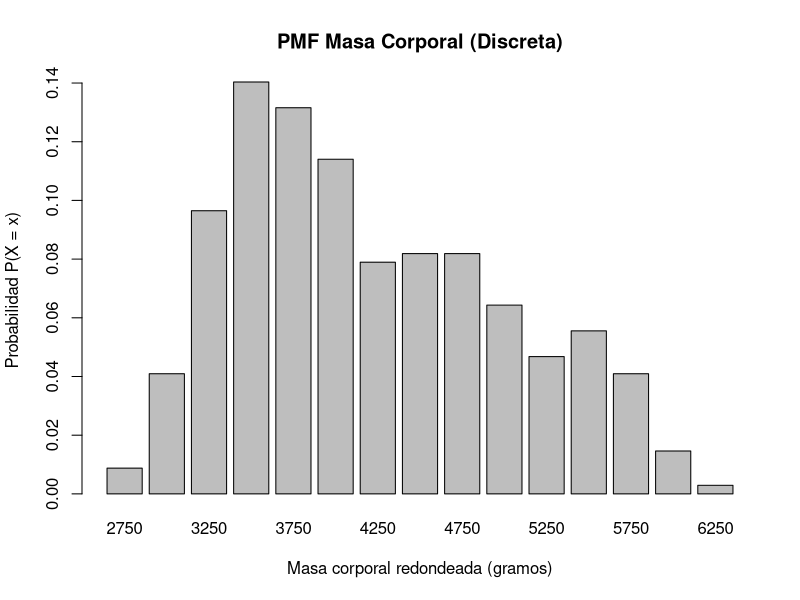
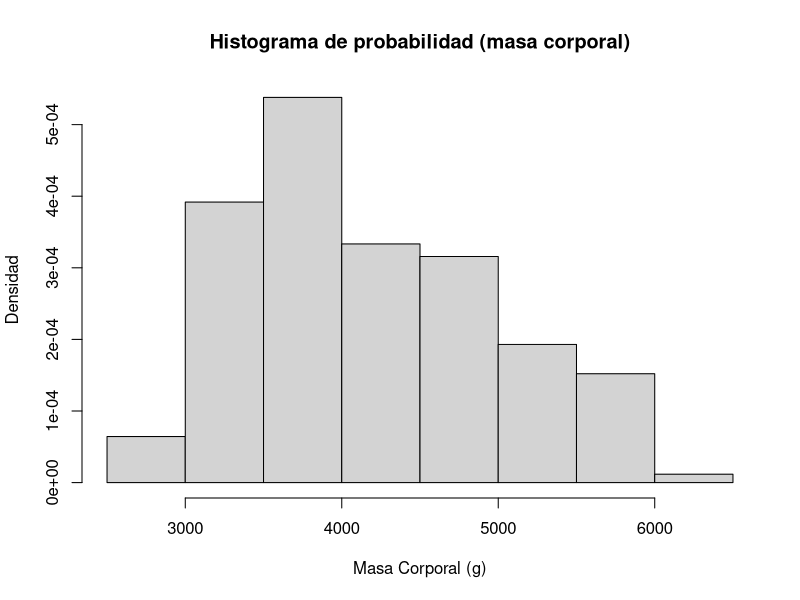
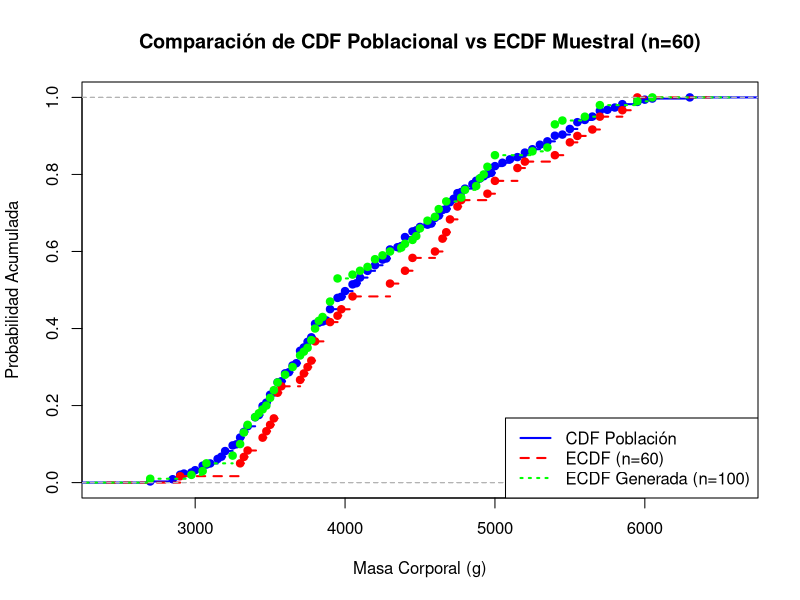

R code for these plots, in order:
# Diego Moisés Rojas Mata

library(tidyverse)

penguins <- read.csv("penguins.csv") 

datos <- penguins %>%
  drop_na(body_mass_g)

# Parte 1: Distribución de una variable discreta
datos <- datos %>%
  mutate(
    mass_250 = 250*round(body_mass_g / 250)
  )

# 1. Construir la tabla con el soporte, PMF y CDF
tabla_dist <- datos %>%
  # "soporte" (valores únicos de mass_250)
  count(mass_250) %>% 
  mutate(
    PMF = n / sum(n),
    CDF = cumsum(PMF) 
  ) %>%
  select(-n)

print(tabla_dist)

# 2. Comprobar que la PMF sume 1 y la CDF termine en 1
suma_pmf <- sum(tabla_dist$PMF)
ultimo_cdf <- tail(tabla_dist$CDF, n = 1)

print(paste("Suma de la PMF:", suma_pmf))
print(paste("Último valor de la CDF:", ultimo_cdf))

# 3. Calcule P(3500 <= X <= 4500)
prob_3 <- sum(datos$mass_250 >= 3500 & datos$mass_250 <= 4500) / nrow(datos)
print(paste("Probabilidad de masa entre 3500 y 4500: ", prob_3))

# 4. Obtenga el valor esperado y la varianza a partir de la PMF
valor_esp <- sum(tabla_dist$mass_250 * tabla_dist$PMF)
varianza <- sum(tabla_dist$mass_250^2 * tabla_dist$PMF) - valor_esp^2

print(paste("Valor esperado:", valor_esp))
print(paste("Varianza:", varianza))

# 5. Represente gráficamente la PMF
barplot(height = tabla_dist$PMF,
        names.arg = tabla_dist$mass_250,
        main = "PMF Masa Corporal (Discreta)",
        xlab = "Masa corporal redondeada (gramos)",
        ylab = "Probabilidad P(X = x)")


# Parte 2: Representación de una variable continua
masa <- datos$body_mass_g

# 1. Calcule P(3800 <= X <= 4200)
prob_1 <- mean(masa >= 3800 & masa <= 4200)
print(paste("Probabilidad original:", prob_1))

# 2. Media y varianza poblacionales
media_pob <- mean(masa)

n_pob <- length(masa)
var_pob <- var(masa) * (n_pob - 1) / n_pob

print(paste("Media poblacional:", media_pob))
print(paste("Varianza poblacional:", var_pob))

# 3. Normalizar evento y verificar que la prob sea la misma
masa_01 <- (masa - min(masa)) / (max(masa) - min(masa))
lim_inf_01 <- (3800 - min(masa)) / (max(masa) - min(masa))
lim_sup_01 <- (4200 - min(masa)) / (max(masa) - min(masa))

prob_01 <- mean(masa_01 >= lim_inf_01 & masa_01 <= lim_sup_01)
print(paste("Probabilidad normalizada:", prob_01))

# 4. Histograma normalizado con 12 intérvalos
hist(masa,
     breaks = 12,
     probability = TRUE,
     main = "Histograma de probabilidad (masa corporal)",
     xlab = "Masa Corporal (g)",
     ylab = "Densidad")


# Parte 3: CDF de la poblacióon y ECDF de una muestra
F_pob <- ecdf(masa)

set.seed(123)

muestra_60 <- sample(masa, size = 60, replace = FALSE)

Fn <- ecdf(muestra_60)

# 1. Grafique F_pob y Fn en los mismos ejes
plot(F_pob, 
     main = "Comparación de CDF Poblacional vs ECDF Muestral (n=60)", 
     xlab = "Masa Corporal (g)", 
     ylab = "Probabilidad Acumulada",
     col = "blue",
     lwd = 2)     

plot(Fn, 
     add = TRUE, 
     col = "red",  
     lwd = 2, 
     lty = 2) 

legend("bottomright", 
       legend = c("CDF Población", "ECDF Muestral (n=60)"), 
       col = c("blue", "red"), 
       lty = c(1, 2), 
       lwd = 2)

# 2. Calcule F_poblacion(4000) y Fn(4000).
F_pob_4000 <- F_pob(4000)
Fn_4000 <- Fn(4000)

print(paste("Probabilidad Poblacional F(4000):", F_pob_4000))
print(paste("Probabilidad Muestral Fn(4000):", Fn_4000))


# Parte 4: Generación mediante la función cuantil empírica
set.seed(123) 

u <- runif(n = 100, min = 0, max = 1)

# type = 1 fuerza a R a usar la inversa exacta (función escalonada) de la ECDF
muestra_generada <- quantile(
  masa, 
  probs = u, 
  type = 1, 
  names = FALSE
)

# 1. Comprobar que los valores generados pertenecen al conjunto original
comprobacion <- all(muestra_generada %in% masa)
print(paste("¿Todos los valores generados pertenecen a la población original?:", comprobacion))

# 2. Compare la media poblacional con la media de la muestra generada
media_pob <- mean(masa)
media_gen <- mean(muestra_generada)
print(paste("Media Poblacional:", media_pob))
print(paste("Media Muestra Generada:", media_gen))

# 3. Construya la ECDF de la muestra generada
Fn_generada <- ecdf(muestra_generada)

plot(Fn_generada, 
     add = TRUE, 
     col = "green", 
     lwd = 2, 
     lty = 3)


legend("bottomright", 
       legend = c("CDF Población", "ECDF (n=60)", "ECDF Generada (n=100)"), 
       col = c("blue", "red", "green"), 
       lty = c(1, 2, 3), 
       lwd = 2)
